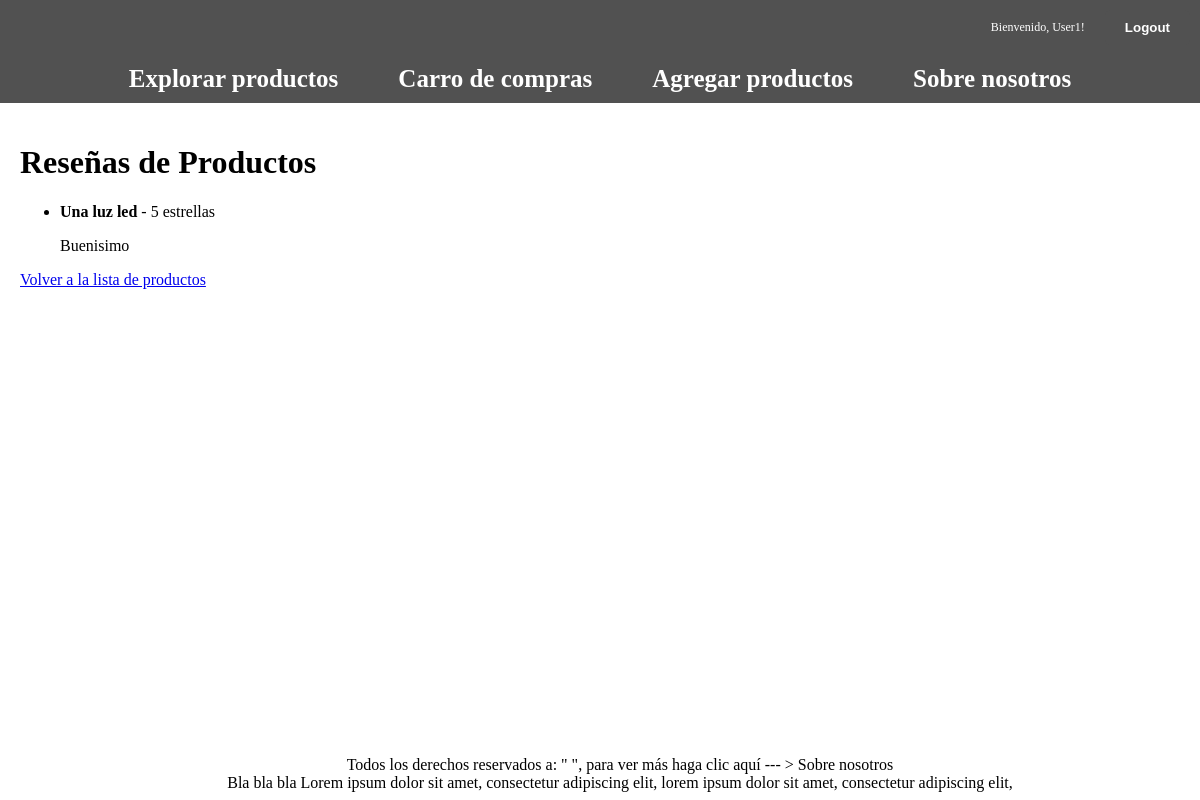
/reseñas/ (signed in), run on the app's committed database.
### carrito/models.py (models this page shows, shortened)
class Review(models.Model):
    product = models.ForeignKey(Product, on_delete=models.CASCADE)
    rating = models.PositiveIntegerField()
    comment = models.TextField()

class Product(models.Model):
    name = models.CharField(max_length=100)
    description = models.TextField()
    price = models.CharField(max_length=100)
    quantity = models.PositiveIntegerField(default=0)
    image = models.ImageField(upload_to='products/')

### carrito/views.py (called while the page is built)
@login_required(login_url='login')
def reseñas(request):
    reviews = Review.objects.all()
    if not request.session.get('is_active'):
        return redirect('login')
    return render(request, 'reseñas.html', {'reviews': reviews})

### carrito/templates/reseñas.html (shortened to what this page needs)
{% extends 'base.html' %}
{% block content %}
<div class="container">
    <h1>Reseñas de Productos</h1>
    <ul>
        {% for review in reviews %}
        <li>
            <strong>{{ review.product.name }}</strong> - {{ review.rating }} estrellas
            <p>{{ review.comment }}</p>
        </li>
        {% empty %}
        <p>No hay reseñas disponibles.</p>
        {% endfor %}
    </ul>
    <a href="{% url 'lista_productos' %}" class="btn">Volver a la lista de productos</a>
</div>
{% endblock %}

### carrito/templates/base.html (shortened to what this page needs)
{% load static %}
<!DOCTYPE html>
<html lang="es">
<head>
</head>
<body>
    <nav class="nav-principal">
        <div class="navegation">
            <div class="user-section">
                <ul>
                    {% if user.is_authenticated %}
                    <li class="username">Bienvenido, {{ user.username }}!</li>
                    <li class="logout-button">
                        <form action="{% url 'logout' %}" method="post">
                            <button type="submit">Logout</button>
                        </form>
                    </li>
                    {% endif %}
                </ul>
            </div>
            <div class="main-options">
                <ul>
                    <li><a href="{% url 'lista_productos' %}">Explorar productos</a></li>
                    <li><a href="{% url 'carroneitor' %}">Carro de compras</a></li>
                    <li><a href="{% url 'agregar_productos' %}">Agregar productos</a></li>
                    <li><a href="{% url 'sobre_nosotros' %}">Sobre nosotros</a></li>
                </ul>
            </div>
        </div>
    </nav>
    <footer>
        <p>Todos los derechos reservados a: " ", para ver más haga clic aquí --- > <a
                href="{% url 'sobre_nosotros' %}">Sobre nosotros</a><br>
            Bla bla bla Lorem ipsum dolor sit amet, consectetur adipiscing elit, lorem ipsum dolor sit amet,
            consectetur
            adipiscing elit,</p>
    </footer>
    {% block content %}
    {% endblock %}
</body>
</html>

### carrito/templates/base.html (style rules this page uses)
body { margin: 0; padding: 0; }
.container { max-width: 1200px; margin: 0 auto; padding: 20px; }
.nav-principal { background-color: #515151; font-size: 25px; padding: 0; margin: 0; }
.navegation ul { list-style: none; padding: 0; margin: 0; display: flex; justify-content: center; }
.navegation li { margin: 10px; }
.navegation a { text-decoration: none; color: #ffffff; font-weight: bold; padding: 10px 20px; border-radius: 5px; transition: background-color 0.3s ease; }
footer { background-color: #333; color: #000000; padding: 20px; text-align: center; position: fixed; bottom: 0; height: 40px; width: 100%; background-color: rgba(0, 0, 0, 0); margin: 0 auto; }
footer a { color: #000000; text-decoration: none; }
.user-section { display: flex; align-items: center; margin-left: auto; }
.user-section ul { list-style: none; padding: 0; margin: 0; display: flex; align-items: center; margin-left: auto; }
.user-section li { margin: 10px; font-size: 12px; color: #ffffff; }
.logout-button button { background-color: #515151; color: #ffffff; font-weight: bold; padding: 10px 20px; border-radius: 5px; transition: background-color 0.3s ease; border: none; cursor: pointer; }

### data on the page
Review: product.name "Una luz led", rating "5", comment "Buenisimo"

### other printed values
{{ user.username }} "User1"
